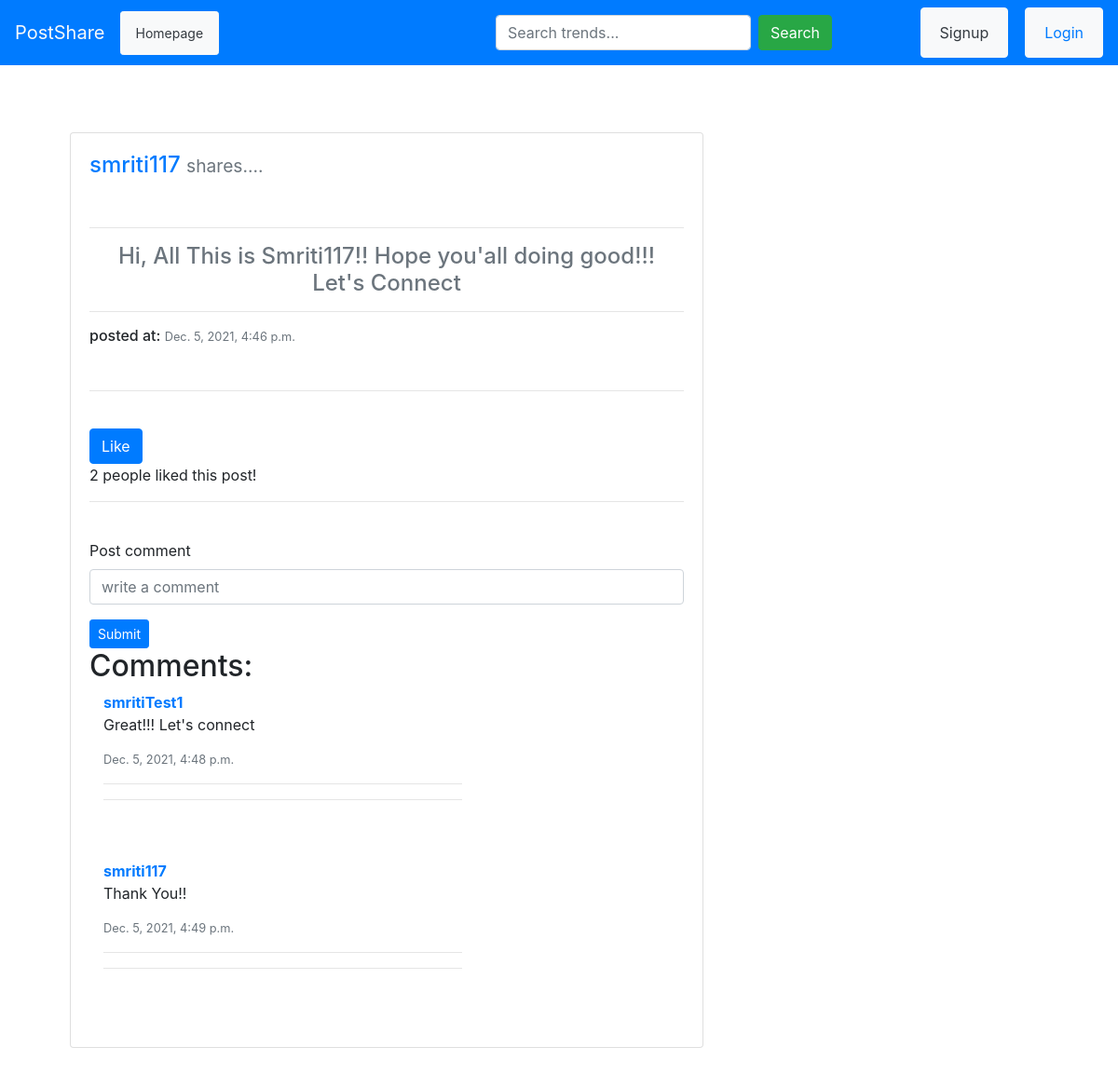
The app's page /post_detail/3/ with its own data.
### feed/models.py (models this page shows, shortened)
class Post(models.Model):
	content = models.TextField()
	created = models.DateTimeField(auto_now_add=True)
	updated = models.DateTimeField(auto_now=True)
	author  = models.ForeignKey(User,related_name='post' ,on_delete=models.CASCADE)
	slug    = models.SlugField()
	likes   = models.ManyToManyField(User, related_name='blog_post', null=True, blank=True)

class Comment(models.Model):
	post = models.ForeignKey(Post, related_name="comments",on_delete=models.CASCADE)
	user = models.ForeignKey(User, on_delete=models.CASCADE)
	dt_posted = models.DateTimeField(auto_now=True)
	comments = models.TextField()
	parent = models.ForeignKey('self',max_length=255, on_delete=models.CASCADE,null=True,blank=True)

### feed/views.py (the view)
# urls.py: path('post_detail/<str:pk>/', views.post_detail, name="post-detail"),
def post_detail(request,pk):
	post_detail = Post.objects.get(id=pk)
	liked = False
	if post_detail.likes.filter(id=request.user.id):
		liked =True
	return render(request, "feed/post_detail.html", {'post_detail':post_detail,'liked':liked})

### feed/templates/feed/post_detail.html (shortened to what this page needs)
{% extends "users/layout.html" %}
{% block content %}
<div class="container">
	<br><br>&nbsp;&nbsp;&nbsp;&nbsp;&nbsp;
	<div class="col-md-8">
		<div class="container">
			<div class="card">
				<div class="card-body">
				<p class="card-title h4 text-primary">
					{{ post_detail.author.username }}
				<small class="text-muted ">shares....</small>
				</p>
				<br><hr>
				<p class="h4 text-secondary text-center"> {{ post_detail.content }} </p><hr>
				<p class="h6">posted at: <small class="text-muted ">{{ post_detail.created }} </small></p>
				<br><hr><br>
				<form method="POST" action="{% url 'feed:like_post' post_detail.id %}">
					{% if liked %}
					<button class="btn btn-success"type="submit" name="post_id" value="{{ post_detail.id}}">
						You Liked!
					</button>
					{% else %}
					<button class="btn btn-primary"type="submit" name="post_id" value="{{ post_detail.id}}">
						Like
					</button>
					{% endif %}
				</form>
				<span>{{ post_detail.likes.count }} people liked this post!</span>
				<br><hr><br>
				<form method="POST" action="{% url 'feed:comment' post_detail.id %}">
					<div class="form-group">
						<label for="exampleInputEmail">Post comment </label>
						<input type="text"class="form-control" name="comment"  placeholder="write a comment">
					</div>
					<button type="submit" class="btn btn-sm btn-primary">Submit</button>
				</form>
				<h2>Comments:</h2>
				{% if not post_detail.comments.all %}
				<p class="text-muted">No comments..be the first one to write a comment!</p>
				{% else %}
					{% for comment in post_detail.comments.all %}
						{% if comment.parent %}
							<div class="container text-right">
							<strong><a href="#">        {{ comment.user.username }}</a></strong><br>
							<p class="text-right">       {{ comment.comments }}</p>
							<p class="text-right">       {{ comment.comments.parent }}</p>
							<p class="small text-muted">{{ comment.dt_posted}}</p><hr>
							</div>
						{% else %}
							<div class="row">
								<div class="col-md-8">
									<div class="container">
										<strong><a href="#">        {{ comment.user.username }}</a></strong><br>
										<p class="text-left">       {{ comment.comments }}</p>
										<p class="small text-muted">{{ comment.dt_posted}}</p><hr>
										<hr><br><br>
									</div>
								</div>
								<div class="col-md-4"></div>
							</div>
						{% endif %}
					{% endfor %}
				{% endif %}
				</div>
			</div>
			<br><br><br><br>
		</div>
	</div>
</div>
{% endblock %}

### records on screen
Post: author.username "smriti117", content "Hi, All This is Smriti117!! Hope you'all doing good!!! Let's Connect", created "Dec. 5, 2021, 4:46 p.m.", likes.count "2"
Comment: user.username "smritiTest1", comments "Great!!! Let's connect", dt_posted "Dec. 5, 2021, 4:48 p.m."
Comment: user.username "smriti117", comments "Thank You!!", dt_posted "Dec. 5, 2021, 4:49 p.m."
